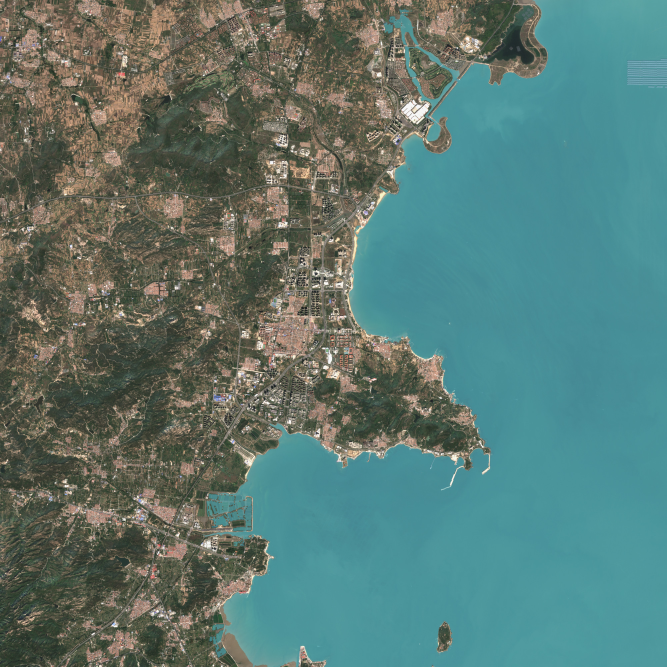
#> input picture Blender/assets/海岸环境.jpg, 2000 x 2000 px (shown at 1/3 size); its folder holds only this picture in this run
$ python -i qd_coast.py   (imports and definitions only)
#> lines starting #> are read from the running program, lines starting #| are printed output that depends on the picture; after the words box and inside, x2 and y2 are one past the last pixel; in counts of white or black regions, pixels touching at a corner belong together
"""Georeferenced 20-km Sentinel and relief context beyond the detailed campus."""
from pathlib import Path
from io import BytesIO
from urllib.request import urlopen,Request
import json,math
import numpy as np
import shapely
from PIL import Image
from shapely.geometry import Polygon,box,Point
from shapely.ops import unary_union
from shapely.prepared import prep
from skimage.measure import find_contours
from qd_terrain import face,polygons,worldpix
from qd_geometry import Shape
from qd_natural_finishes import apply_water
ROOT=Path(__file__).resolve().parents[1]
B=(-10000,-10000,10000,10000)
def sealine(maskPath):
#> called with maskPath = '../assets/海岸环境.jpg'
    a=np.asarray(Image.open(maskPath).convert('L').resize((420,420),Image.Resampling.BILINEAR))>127
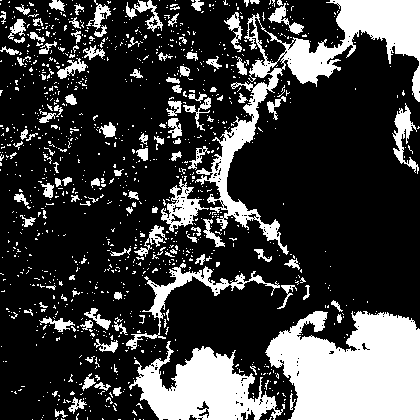
#> a: shape (420, 420) bool; 25% white; 1157 white regions (1035 under 20 px), largest, box (x1, y1, x2, y2) and area: (265, 311, 420, 420) 12920, (195, 0, 420, 255) 9479, (129, 341, 285, 420) 6363
    a=np.pad(a,1);shape=Polygon()
#> after `a = np.pad(a, 1)`:
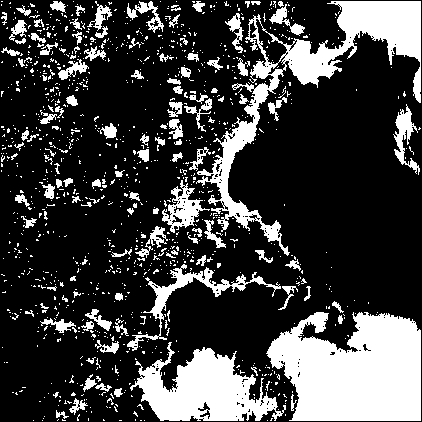
#> a: shape (422, 422) bool; 24.8% white; 1157 white regions (1035 under 20 px), largest, box (x1, y1, x2, y2) and area: (266, 312, 421, 421) 12920, (196, 1, 421, 256) 9479, (130, 342, 286, 421) 6363
    for ring in find_contours(a.astype('uint8'),.5):
        xy=[(B[0]+(col-.5)/420*(B[2]-B[0]),B[1]+(row-.5)/420*(B[3]-B[1])) for row,col in ring]
        p=Polygon(xy).buffer(0).simplify(23)
        if p.area>4000:shape=shape.symmetric_difference(p)
    return shape.buffer(0).intersection(box(*B))
# [87 lines left out: functions elevations, coastal_albedo, add, not called in this run]

>>> result = sealine('../assets/海岸环境.jpg')
